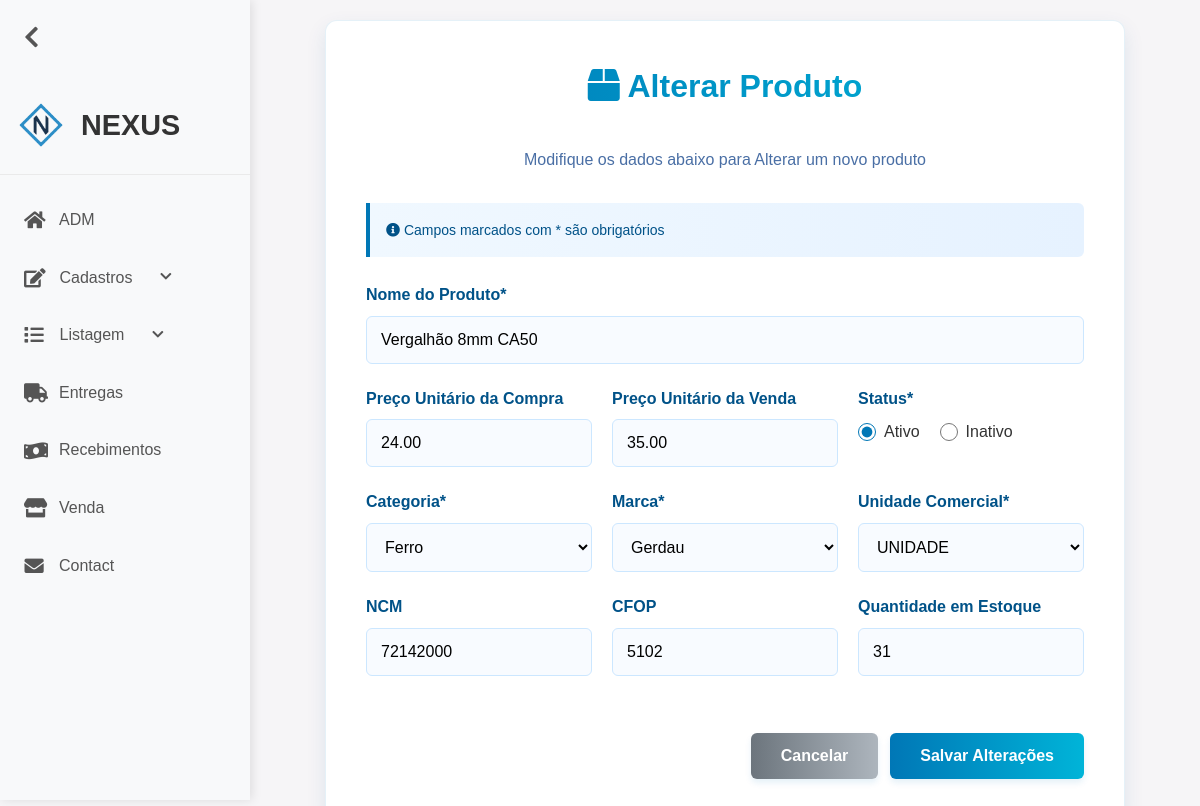
/produto-alterar.php?codigo=1 (signed in), run on an earlier commit of the app's database.
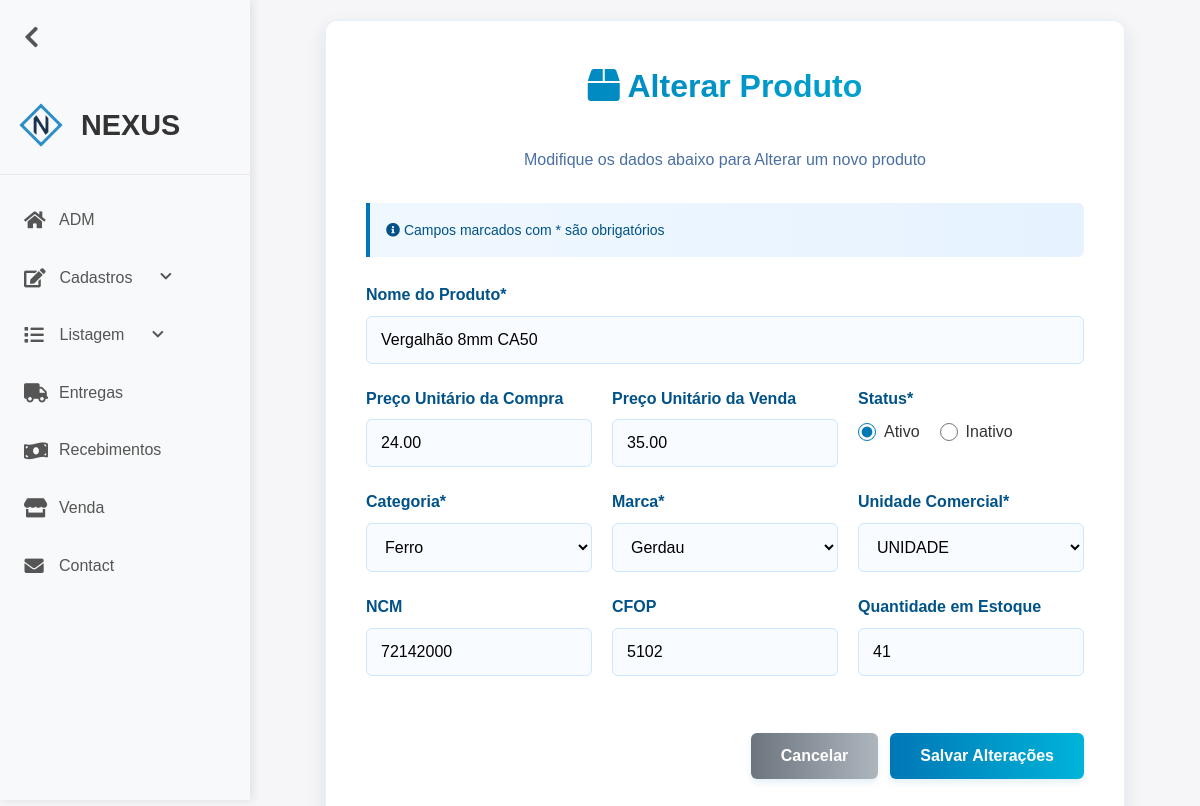
And on a later commit of the database.
### tables this page shows
CREATE TABLE `produto` (
  `codigo` int(11) NOT NULL,
  `status` tinyint(1) NOT NULL DEFAULT 1,
  `nome` varchar(100) NOT NULL,
  `precoUnitarioDaCompra` double(10,2) NOT NULL,
  `precoUnitarioDaVenda` double(10,2) NOT NULL,
  `quantEstoque` int(11) NOT NULL,
  `ncm` varchar(10) NOT NULL,
  `cfop` varchar(10) NOT NULL,
  `idMarca` int(11) NOT NULL,
  `idCategoria` int(11) NOT NULL,
  `unidMedida` varchar(6) NOT NULL
);

CREATE TABLE `categoria` (
  `codigo` int(11) NOT NULL,
  `status` tinyint(1) NOT NULL DEFAULT 1,
  `nome` varchar(45) NOT NULL
);

CREATE TABLE `marca` (
  `codigo` int(11) NOT NULL,
  `status` tinyint(1) NOT NULL DEFAULT 1,
  `nome` varchar(45) NOT NULL
);

### produto-alterar.php (the view, shortened to what the changed rows need)
<?php
require_once("conexao.php");
$sql = "SELECT * FROM produto WHERE codigo = " . $_GET['codigo'];
$resultado = mysqli_query($conexao, $sql);
$linha = mysqli_fetch_array($resultado);
?>
<!DOCTYPE html>
<html lang="pt-BR">
<head>
    <link rel="stylesheet" href="assets/css/formCadastro.css">
    <link rel="stylesheet" href="assets/css/reset.css">
    <link rel="stylesheet" href="assets/css/header.css">
    <link rel="stylesheet" href="https://cdnjs.cloudflare.com/ajax/libs/font-awesome/5.15.3/css/all.min.css">
</head>
<body>
    <div class="container">
        <div class="form-header">
            <h1><i class="fas fa-box"></i> Alterar Produto</h1>
        </div>
        <form method="POST"  id="form" data-validate>
            <div class="form-group">
                <label for="nome" class="form-label">Nome do Produto*</label>
                <input name="nome" type="text" class="form-control" id="nome" value="<?= $linha['nome'] ?>" required>
            </div>
            <div class="form-row">
                <div class="form-group">
                    <label for="precoUnitarioDaCompra" class="form-label">Preço Unitário da Compra</label>
                    <input name="precoUnitarioDaCompra" type="text" class="form-control" data-mask="valor" id="precoUnitarioDaCompra"
                        value="<?= $linha['precoUnitarioDaCompra'] ?>">
                </div>
                <div class="form-group">
                    <label for="precoUnitarioDaVenda" class="form-label">Preço Unitário da Venda</label>
                    <input name="precoUnitarioDaVenda" type="text" class="form-control" data-mask="valor" id="precoUnitarioDaVenda"
                        value="<?= $linha['precoUnitarioDaVenda'] ?>">
                </div>
                <div class="form-group">
                    <div class="radio-group">
                        <div class="radio-option">
                            <input type="radio" id="status-ativo" name="status" value="1" <?= $linha['status'] == 1 ? 'checked' : '' ?>>
                            <label for="status-ativo">Ativo</label>
                        </div>
                        <div class="radio-option">
                            <input type="radio" id="status-inativo" name="status" value="0" <?= $linha['status'] == 0 ? 'checked' : '' ?>>
                            <label for="status-inativo">Inativo</label>
                        </div>
                    </div>
                </div>
            </div>
            <div class="form-row">
                <div class="form-group">
                    <label for="product-category">Categoria*</label>
                    <select id="idCategoria" name="idCategoria" required>
                        <?php
                        $sql = "SELECT * FROM categoria ORDER BY nome";
                        $result = mysqli_query($conexao, $sql);
                        while ($row = mysqli_fetch_array($result)) { ?>
                            <option value="<?= $row['codigo'] ?>" <?= ($row['codigo']) == $linha['idCategoria'] ? 'selected' : '' ?>><?= $row['nome'] ?></option>
                        <?php } ?>
                    </select>
                </div>
                <div class="form-group">
                    <label for="product-marca">Marca*</label>
                    <select id="idMarca" name="idMarca" required>
                        <?php
                        $sql = "SELECT * FROM marca ORDER BY codigo";
                        $result = mysqli_query($conexao, $sql);
                        while ($row = mysqli_fetch_array($result)) { ?>
                            <option value="<?= $row['codigo'] ?>" <?= ($row['codigo']) == $linha['idMarca'] ? 'selected' : '' ?>><?= $row['nome'] ?></option>
                        <?php } ?>
                    </select>
                </div>
                <div class="form-group">
                    <label for="quantEstoque">Unidade Comercial*</label>
                    <select name="unidMedida" id="unidMedida" required>
                        <option value="UNID" <?= ($linha['unidMedida'] == 'UNID') ? 'selected' : '' ?>>UNIDADE</option>
                    </select>
                </div>
            </div>
            <div class="form-row">
                <div class="form-group">
                    <label for="ncm" class="form-label">NCM</label>
                    <input name="ncm" type="text" class="form-control" id="ncm" data-mask="ncm" maxlength="10" value="<?= $linha['ncm'] ?>">
                </div>
                <div class="form-group">
                    <label for="cfop" class="form-label">CFOP</label>
                    <input name="cfop" type="text" class="form-control" id="cfop" data-mask="numerico" maxlength="4" value="<?= $linha['cfop'] ?>">
                </div>
                <div class="form-group">
                    <label for="quantEstoque" class="form-label">Quantidade em Estoque</label>
                    <input name="quantEstoque" type="text" class="form-control" data-mask="numerico" maxlength="11" id="quantEstoque"
                        value="<?= $linha['quantEstoque'] ?>">
                </div>
            </div>
        </form>
    </div>
</body>
</html>

What changed in the data, as far as the page shows it:
changed produto "Vergalhão 8mm CA50": quantEstoque "31" → "41"
